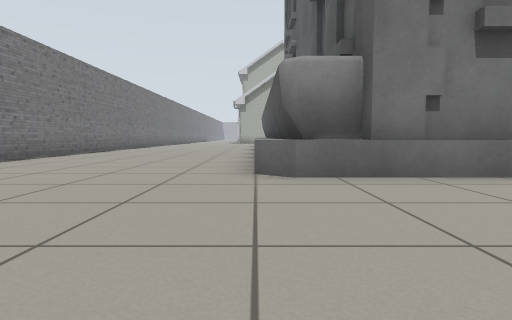
View 1 (above)

24 first-person views from a walk through a Gazebo world. The camera is 0.5 m above the floor, tilts 4° down and sees 75° across. Floor lines are 1 m apart. The floor is counted in squares, 1 m on a side. Each view is taken from the middle of a square. On the plan, view 1 faces up. The plan holds only what a view shows up to about 9 squares ahead; the rest is blank. The place goes on beyond the plan. The robots in the file are not drawn. Some stock models are drawn as simple stand-ins.

View 2
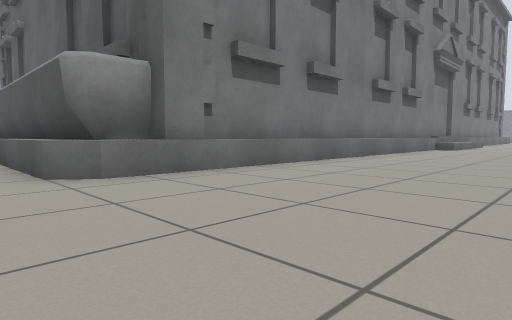

View 3
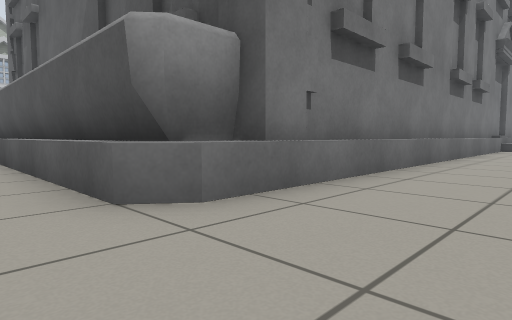

View 4
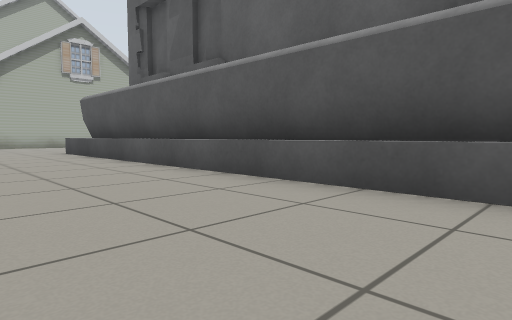

View 5
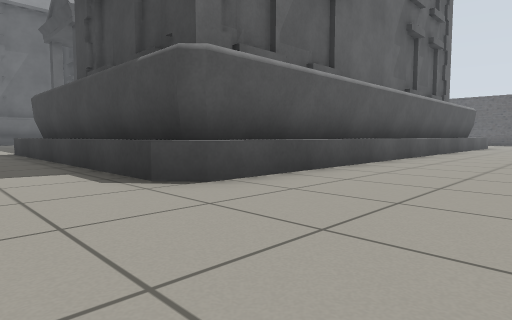

View 6
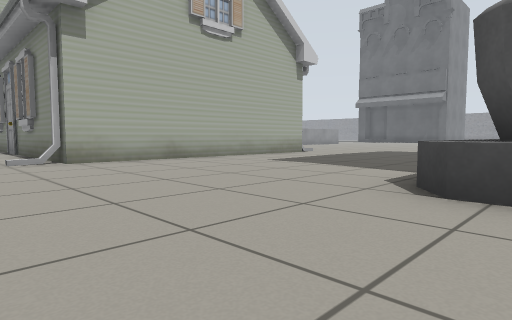

View 7
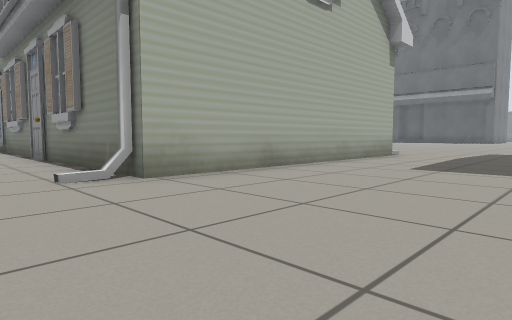

View 8
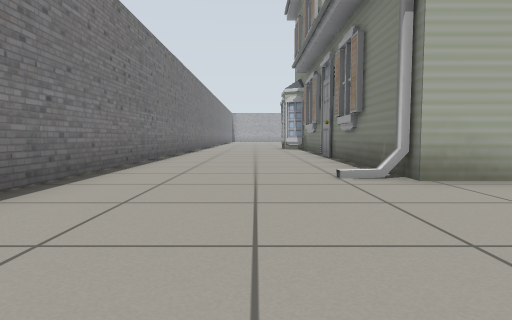

View 9
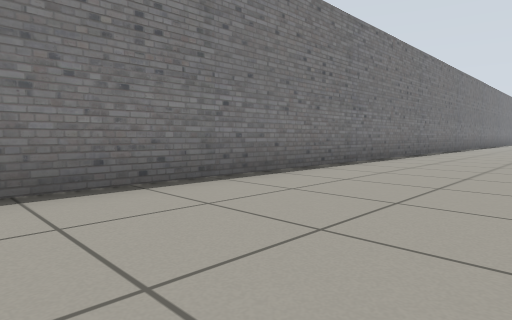

View 10
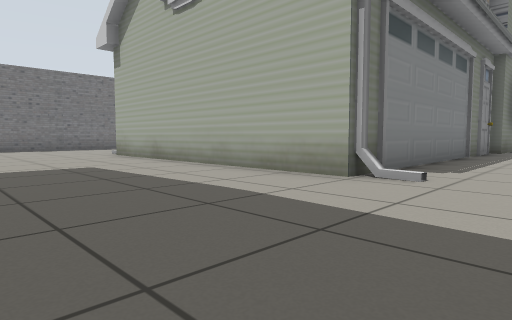

View 11
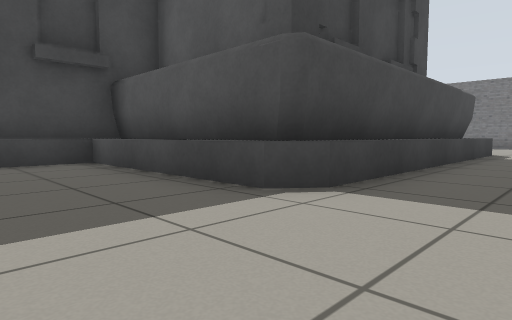

View 12
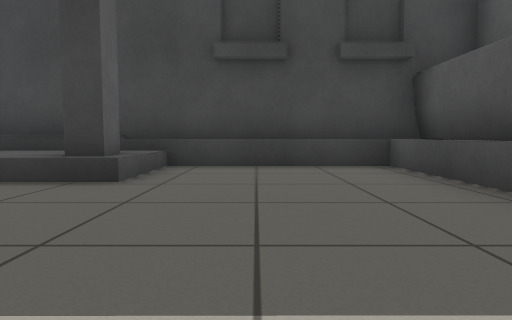

View 13
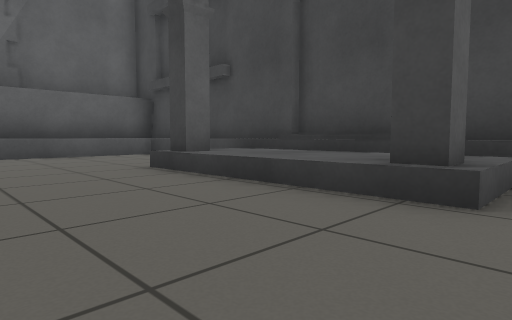

View 14
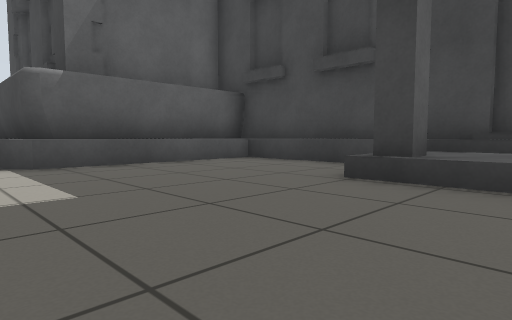

View 15
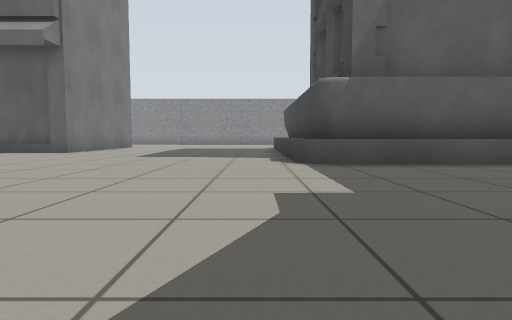

View 16
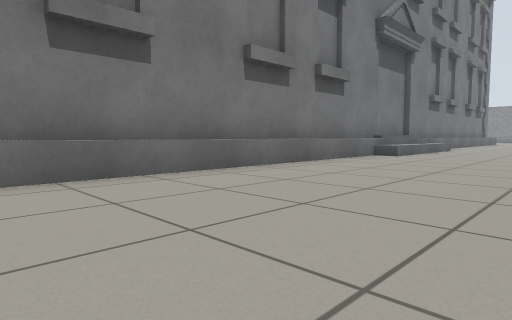

View 17
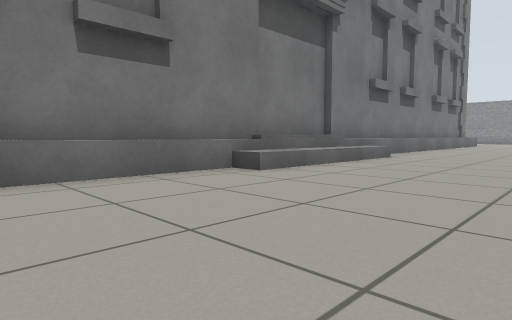

View 18
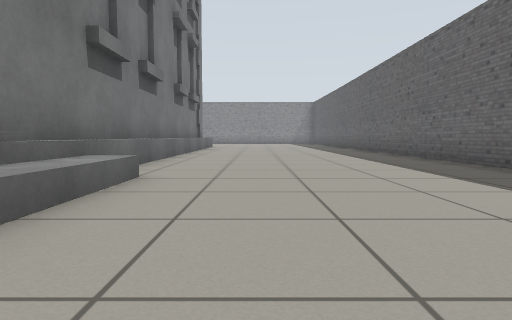

View 19
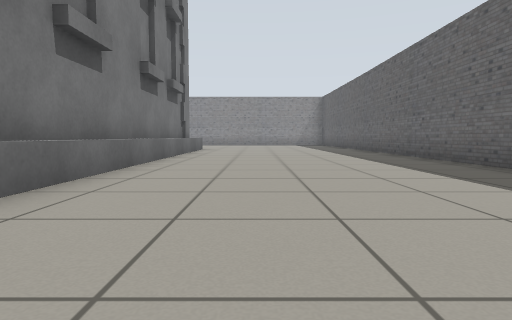

View 20
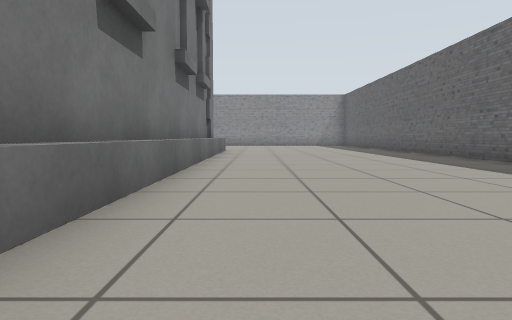

View 21
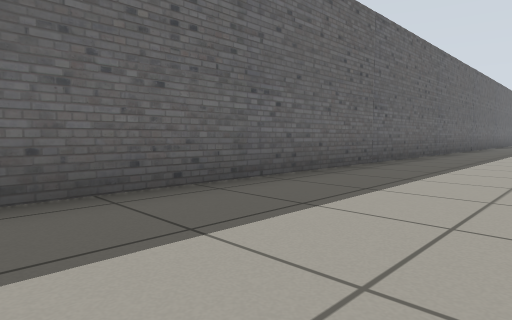

View 22
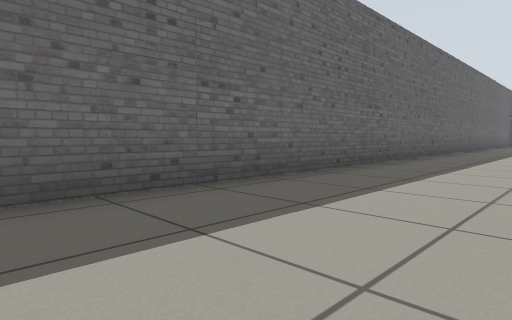

View 23
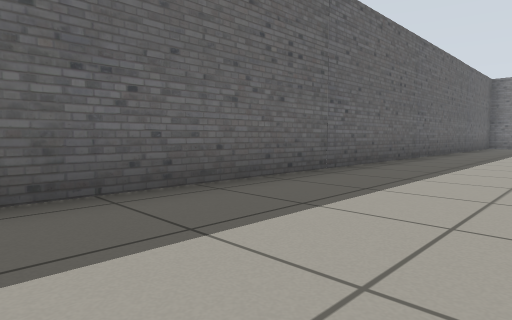

View 24
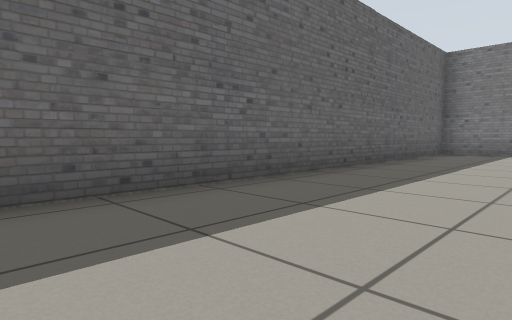

### Floor plan
Key: @ floor where view 1 was taken; # wall or solid block; . main floor; : floor 0.1 m higher than the main floor; S school; H house.
Columns run from 6 left of view 1 to 26 right of it. Each row starts with its distance up from view 1.
 32 #... H      H
 31 #....H      H.
 30 #....H      H.
 29 #....H      H.
 28 #....H      H.
 27 #....H      H.
 26 #....H      H.               ..
 25 #...:HHHHHHHH..            ....
 24 #..............           .....
 23 #..............         .......
 22 #..............        ........
 21    ...............    .........
 20    ...............   ..........
 19    ...SSSSSSSSS............SSSSS
 18    ...SSSSSSSSS............SSSSSS
 17    ...SSS    SS............SSS
 16     ..SSS    SS....SSSSS...SSS
 15     ..SSS    SS....SSSSS...SSS
 14     ..SSS    SSSSSSSSSSSSSSSSS
 13     ..SSS
 12    ...SSS
 11    ...SSS
 10    ...SSS
  9 #.....SSS
  8 #.....SSS
  7 #.....SSS
  6  .....SSS
  5   ....SSSSSSS SS SS SSSSSSSSSSSSS
  4    ....SSSSSSSSSSSSSSSSSSSSSSSSSS
  3    ..............................
  2     .............................
  1      ............................
  0 #.....@..........................
 -1 #................................
 -2 #################################

Positions as (right, up) in squares from view 1, and headings:
1: (0, 0), facing up
2: (-1, 0), facing up-right
3: (-1, 2), facing up-right
4: (-3, 8), facing up-right
5: (-3, 21), facing down-right
6: (-3, 18), facing up-right
7: (-3, 21), facing up-right
8: (-3, 21), facing up
9: (-2, 22), facing up-left
10: (8, 21), facing up-left
11: (11, 21), facing down-left
12: (11, 20), facing down
13: (12, 19), facing down-right
14: (15, 20), facing down-right
15: (15, 20), facing right
16: (4, 0), facing up-right
17: (9, 0), facing up-right
18: (13, 2), facing right
19: (16, 2), facing right
20: (17, 3), facing right
21: (20, 1), facing down-left
22: (16, 1), facing down-left
23: (11, 1), facing down-left
24: (5, 1), facing down-left
